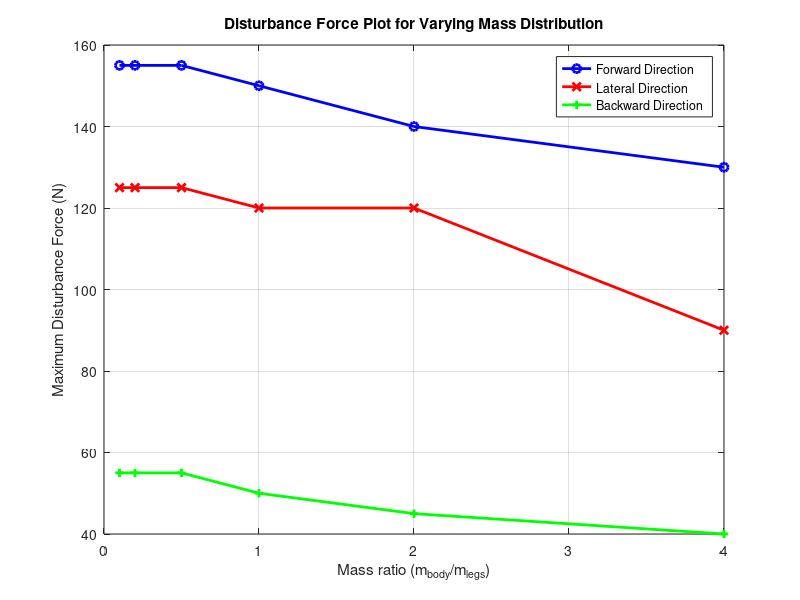
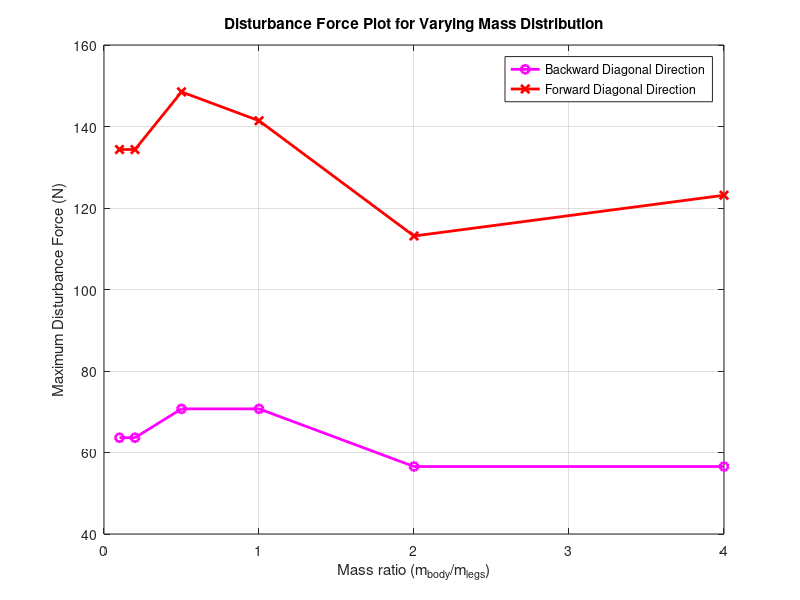

Here is the MATLAB script that generated these plots, in order:
%% Results plotter for different mass distrubutions

M = 42;

ratios = [ 0.1, 0.2, 0.5, 1, 2, 4];

ForwardForces    = [   155,    155,    155,    150,         140,       130];
SidewayForces    = [   125,    125,    125,    120,       120,        90];
DiagnoalForward  = [134.35, 134.35,  148.49,  141.42,  113.13,   123.13];
DiagnoalBackward = [ 63.63,  63.63,   70.71, 70.71,    56.56,   56.56];
BackwardForces   = [   55,     55,     55,     50,        45,       40];


figure(1);
plot(ratios, ForwardForces, '-o', 'LineWidth', 2, 'Color', 'Blue');
hold on;
plot(ratios, SidewayForces, '-x', 'LineWidth', 2, 'Color', 'Red');
hold on;
plot(ratios, BackwardForces, '-+', 'LineWidth', 2, 'Color', 'Green');
hold on;
title('Disturbance Force Plot for Varying Mass Distribution');
grid on;
legend('Forward Direction', 'Lateral Direction', 'Backward Direction');
xlabel('Mass ratio (m_{body}/m_{legs})');
ylabel('Maximum Disturbance Force (N)');

figure(2);
plot(ratios, DiagnoalBackward, '-o', 'LineWidth', 2, 'Color', 'Magenta');
hold on;
plot(ratios, DiagnoalForward, '-x', 'LineWidth', 2, 'Color', 'Red');
hold on;
title('Disturbance Force Plot for Varying Mass Distribution');

grid on;
legend('Backward Diagonal Direction', 'Forward Diagonal Direction');
xlabel('Mass ratio (m_{body}/m_{legs})');
ylabel('Maximum Disturbance Force (N)');